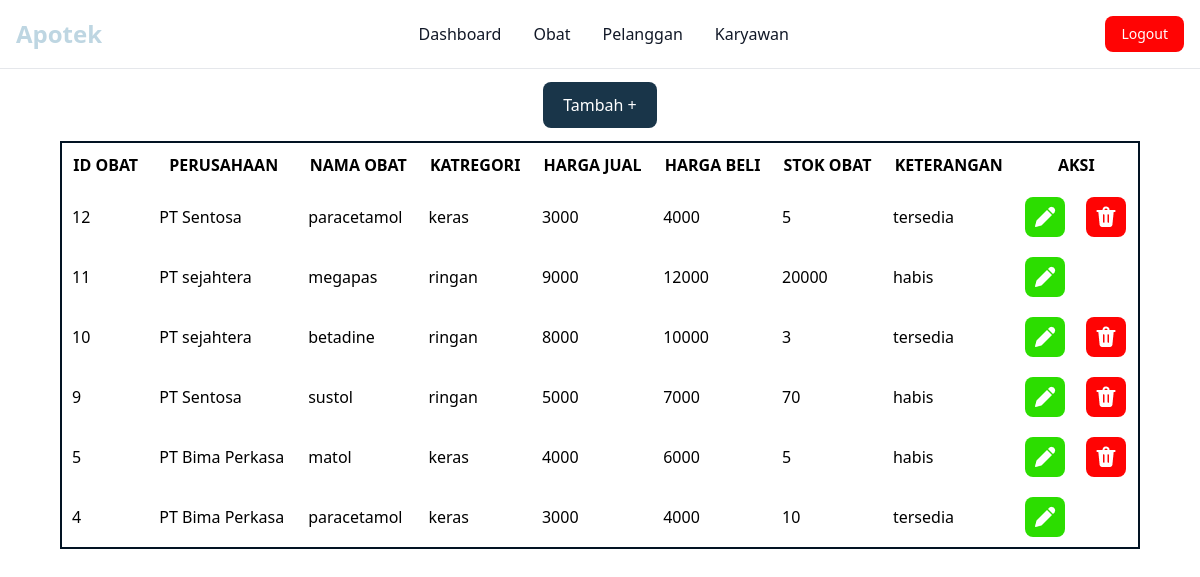
The page /view/dashboard.php?page=obat (signed in) on the database its author committed.
### tables this page shows
CREATE TABLE `tb_obat` (
  `idobat` int(11) NOT NULL,
  `idsupplier` int(4) NOT NULL,
  `namaobat` varchar(100) NOT NULL,
  `kategoriobat` varchar(50) NOT NULL,
  `hargajual` double NOT NULL,
  `hargabeli` double NOT NULL,
  `stokobat` int(11) NOT NULL,
  `keterangan` text NOT NULL
);

CREATE TABLE `tb_supplier` (
  `idsupplier` int(4) NOT NULL,
  `perusahaan` varchar(100) NOT NULL,
  `telp` varchar(20) NOT NULL,
  `alamat` text NOT NULL,
  `keterangan` varchar(100) NOT NULL
);

### view/view_obat.php (the view)
<br>
<center><a href="dashboard.php?page=tambah_obat" class="bg-[#193549] px-5 py-3 text-white rounded-lg  " > Tambah  +</a></center>
    <br>
    <table  cellpadding="10" align="center" " class="border-2 w-[90%] border-[#021323] rounded-lg">
        <tr>
            <th>ID OBAT</th>
            <th>PERUSAHAAN</th>
            <th>NAMA OBAT</th>
            <th>KATREGORI</th>
            <th>HARGA JUAL</th>
            <th>HARGA BELI</th>
            <th>STOK OBAT</th>
            <th>KETERANGAN</th>
            <th colspan="2">AKSI</th>
        </tr>
        <?php
        while($baris = mysqli_fetch_assoc($data)){
    ?>
        <tr>
            <td><?=$baris['idobat']?></td>
            <td><?=$baris['perusahaan']?></td>
            <td><?=$baris['namaobat']?></td>
            <td><?=$baris['kategoriobat']?></td>
            <td><?=$baris['hargajual']?></td>
            <td><?=$baris['hargabeli']?></td>
            <td><?=$baris['stokobat']?></td>
            <td><?=$baris['keterangan']?></td>
            <td><a href="dashboard.php?page=edit_obat&idobat=<?=$baris['idobat']?>" >
            <img src="../image/edit.png" alt="" class="bg-[#2CDD00] p-2 rounded-lg">
            </a></td>
            <?php
                $id_obat_delete = $baris['idobat'];
                $hide_delete = mysqli_query($koneksi, "SELECT * FROM tb_detail_transaksi INNER JOIN tb_obat ON tb_detail_transaksi.idobat = tb_obat.idobat WHERE tb_obat.idobat = $id_obat_delete");
                $cek = mysqli_num_rows($hide_delete);
                if($cek == 0){
            ?>
                <td><a href="dashboard.php?page=delete_obat&idobat=<?=$baris['idobat']?>">
                <img src="../image/delete.png" alt="" class="bg-[#FF0404] p-2 rounded-lg">
                </a></td>
            <?php
                }else{
                    echo "<td></td>";
                }
            ?>
        </tr>
        <?php
        }
    ?>
    </table>

### template/header.php (shortened to what this page needs)
<?php
    include "../koneksi.php";
    $data = mysqli_query($koneksi, "SELECT idobat, perusahaan, namaobat, kategoriobat, hargajual, hargabeli, stokobat, tb_obat.keterangan FROM tb_obat INNER JOIN tb_supplier ON tb_obat.idsupplier = tb_supplier.idsupplier ORDER BY idobat DESC");
?>
<!DOCTYPE html>
<html lang="en">
<head>
  </head>
  <link href="../dist/output.css" rel="stylesheet">
<body>

### template/navbar.php (shortened to what this page needs)
<nav class="bg-white dark:bg-gray-900 block w-full z-20 top-0 start-0 border-b border-gray-200 dark:border-gray-600">
  <div class="max-w-screen-xl flex flex-wrap items-center justify-between mx-auto p-4">
  <a href="" class="flex items-center space-x-3 rtl:space-x-reverse">
      <span class="self-center text-2xl font-bold whitespace-nowrap text-[#BED6E2]">Apotek</span>
  </a>
  <div class="flex md:order-2 space-x-3 md:space-x-0 rtl:space-x-reverse">
      <a href="../logout.php" class="text-white bg-[#FF0404] hover:bg-[#960000] focus:ring-4 focus:outline-none focus:ring-blue-300 font-medium rounded-lg text-sm px-4 py-2 text-center">Logout</a>
  </div>
  <div class="items-center justify-between hidden w-full md:flex md:w-auto md:order-1" id="navbar-sticky">
    <ul class="flex flex-col p-4 md:p-0 mt-4 font-medium border border-gray-100 rounded-lg bg-gray-50 md:space-x-8 rtl:space-x-reverse md:flex-row md:mt-0 md:border-0 md:bg-white dark:bg-gray-800 md:dark:bg-gray-900 dark:border-gray-700">
    <li>
        <a href="dashboard.php?page=dashboard" class="block py-2 px-3 text-gray-900 rounded hover:bg-gray-100 md:hover:bg-transparent md:hover:text-blue-700 md:p-0 md:dark:hover:text-blue-500 dark:text-white dark:hover:bg-gray-700 dark:hover:text-white md:dark:hover:bg-transparent dark:border-gray-700">Dashboard</a>
      </li>
      <li>
        <a href="dashboard.php?page=obat" class="block py-2 px-3 text-gray-900 rounded hover:bg-gray-100 md:hover:bg-transparent md:hover:text-blue-700 md:p-0 md:dark:hover:text-blue-500 dark:text-white dark:hover:bg-gray-700 dark:hover:text-white md:dark:hover:bg-transparent dark:border-gray-700">Obat</a>
      </li>
      <li>
        <a href="dashboard.php?page=pelanggan" class="block py-2 px-3 text-gray-900 rounded hover:bg-gray-100 md:hover:bg-transparent md:hover:text-blue-700 md:p-0 md:dark:hover:text-blue-500 dark:text-white dark:hover:bg-gray-700 dark:hover:text-white md:dark:hover:bg-transparent dark:border-gray-700">Pelanggan</a>
      </li>
      <li>
        <a href="dashboard.php?page=karyawan" class="block py-2 px-3 text-gray-900 rounded hover:bg-gray-100 md:hover:bg-transparent md:hover:text-blue-700 md:p-0 md:dark:hover:text-blue-500 dark:text-white dark:hover:bg-gray-700 dark:hover:text-white md:dark:hover:bg-transparent dark:border-gray-700">Karyawan</a>
      </li>
    </ul>
  </div>
  </div>
</nav>

### view/dashboard.php (shortened to what this page needs)
<?php
include_once "../template/header.php";
include_once "../template/navbar.php";
switch ($_GET['page']) {
    case "obat":
        include_once "view_obat.php";
        break;
}
include_once "../template/footer.php";
?>

### template/footer.php (shortened to what this page needs)
</body>
</html>

### rows shown on the page
tb_obat: idobat "12", idsupplier.perusahaan "PT Sentosa", namaobat "paracetamol", kategoriobat "keras", hargajual "3000", hargabeli "4000", stokobat "5", keterangan "tersedia"
tb_obat: idobat "11", idsupplier.perusahaan "PT sejahtera", namaobat "megapas", kategoriobat "ringan", hargajual "9000", hargabeli "12000", stokobat "20000", keterangan "habis"
tb_obat: idobat "10", idsupplier.perusahaan "PT sejahtera", namaobat "betadine", kategoriobat "ringan", hargajual "8000", hargabeli "10000", stokobat "3", keterangan "tersedia"
tb_obat: idobat "9", idsupplier.perusahaan "PT Sentosa", namaobat "sustol", kategoriobat "ringan", hargajual "5000", hargabeli "7000", stokobat "70", keterangan "habis"
tb_obat: idobat "5", idsupplier.perusahaan "PT Bima Perkasa", namaobat "matol", kategoriobat "keras", hargajual "4000", hargabeli "6000", stokobat "5", keterangan "habis"
tb_obat: idobat "4", idsupplier.perusahaan "PT Bima Perkasa", namaobat "paracetamol", kategoriobat "keras", hargajual "3000", hargabeli "4000", stokobat "10", keterangan "tersedia"
